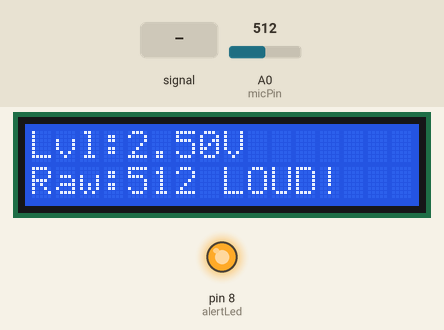
A sketch run on a simulated Arduino Uno, built with avr-gcc and run on an emulated ATmega328P. Shown: 16×2 character LCD, output pins drawn as LEDs (lit = HIGH). Dashed ring = blinking. Inputs (shaded band) come from the test bench; at power-on: A0 (micPin) = 512. What the sketch prints to the serial monitor is not drawn.

Above: at 2.2 s.
2.3 s: A0 (micPin) fed a 200 Hz sine of ±255 counts around its level
At 3.7 s:
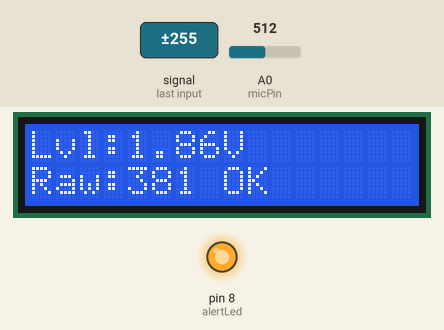
5.3 s: A0 (micPin) set to 390
At 6.3 s:
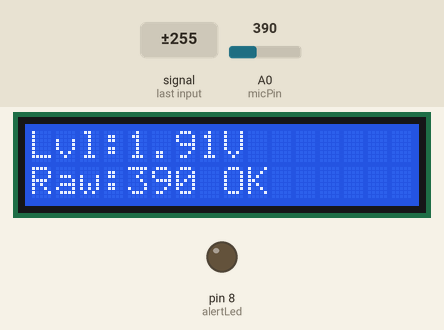
6.9 s: A0 (micPin) fed a 1000 Hz sine of ±255 counts around its level
At 7.0 s:
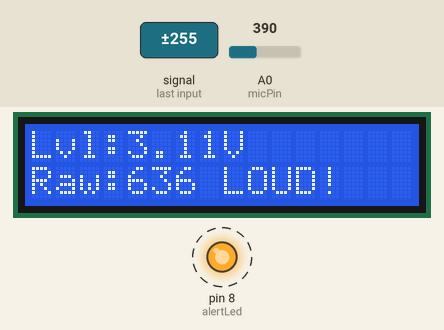
8.4 s: A0 (micPin) set to 410
At 9.5 s:
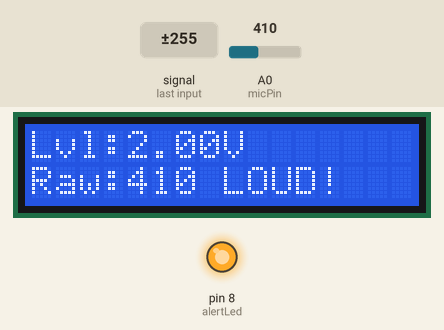
9.9 s: A0 (micPin) set to 511
At 10.6 s:
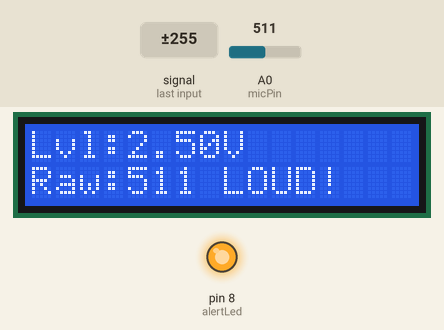
Timing chart, 0 to 12.4 s (numbered marks = the images above; inputs shaded):
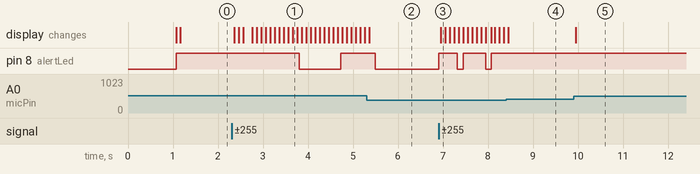

Measured:
- after the input at 2.3 s, pin 8 (alertLed): HIGH → LOW after 1.5 s, → HIGH 0.92 s later; the display: first changes after 0.06 s (image 1 shows a later state)
- after the input at 5.3 s, pin 8 (alertLed): HIGH → LOW after 0.19 s
- after the input at 6.9 s, pin 8 (alertLed): alternates HIGH for 0.45 s and LOW for 0.13 s, starting at once; the display: changes after 0.05 s (image 3)
- after the input at 8.4 s, pin 8 (alertLed): stops changing and stays HIGH
- after the input at 9.9 s, the display: changes after 0.05 s (image 5)

The sketch:

lab5.ino
```cpp
#include <Arduino.h>
#include <LiquidCrystal.h>

const int micPin = A0;

const int lcdRs = 12;
const int lcdE  = 11;
const int lcdD4 = 5;
const int lcdD5 = 4;
const int lcdD6 = 3;
const int lcdD7 = 2;
const int alertLed = 8;

LiquidCrystal lcd(lcdRs, lcdE, lcdD4, lcdD5, lcdD6, lcdD7);

const int soundThreshold = 400;

volatile bool  alertTriggered = false;  // set true by ISR when level > threshold
volatile int   isrSoundLevel  = 0;      // most recent raw ADC reading from ISR
volatile uint8_t isrTickCount = 0;      // increments every 10 ms tick

ISR(TIMER1_COMPA_vect) {
  isrSoundLevel = analogRead(micPin);   // read the mic
  isrTickCount++;                        // count ticks for the 100 ms update

  if (isrSoundLevel > soundThreshold) {
    alertTriggered = true;               // flag for loop() to handle the LED
  }
}

const unsigned long ledFlashDuration = 200;  // ms the LED stays on per alert
unsigned long ledOnTime = 0;    // when the LED was last turned on
bool ledFlashing = false;

void setup() {
  Serial.begin(9600);

  pinMode(alertLed, OUTPUT);
  digitalWrite(alertLed, LOW);

  lcd.begin(16, 2);
  lcd.print("Sound Monitor");
  lcd.setCursor(0, 1);
  lcd.print("Initialising...");
  delay(1000);
  lcd.clear();

  noInterrupts();               // disable all interrupts while we configure
  TCCR1A = 0;                   // normal mode
  TCCR1B = 0;
  TCNT1  = 0;                   // reset counter
  OCR1A  = 155;                 // compare match value (see formula above)
  TCCR1B |= (1 << WGM12);      // CTC mode (Clear Timer on Compare match)
  TCCR1B |= (1 << CS12) | (1 << CS10);  // prescaler = 1024
  TIMSK1 |= (1 << OCIE1A);     // enable Timer1 compare interrupt
  interrupts();                 // re-enable interrupts

  Serial.println("STATE=READY");
}

void loop() {

  noInterrupts();
  int   soundLevel = isrSoundLevel;
  uint8_t ticks   = isrTickCount;
  interrupts();

  if (ticks >= 10) {
    noInterrupts();
    isrTickCount = 0;           // reset tick counter inside interrupt guard
    interrupts();

    float soundVolt = soundLevel * 5.0 / 1023.0;

    // ---- LCD Row 0: voltage ----
    lcd.setCursor(0, 0);
    lcd.print("Lvl:");
    lcd.print(soundVolt, 2);
    lcd.print("V       ");      // trailing spaces overwrite old characters

    // ---- LCD Row 1: raw value + status ----
    lcd.setCursor(0, 1);
    lcd.print("Raw:");
    lcd.print(soundLevel);
    lcd.print(soundLevel > soundThreshold ? " LOUD!  " : " OK     ");

    // ---- UART to Python GUI ----
    // Format: level=<raw>,volt=<V>,status=<OK|LOUD>
    Serial.print("level=");
    Serial.print(soundLevel);
    Serial.print(",volt=");
    Serial.print(soundVolt, 2);
    Serial.print(",status=");
    Serial.println(soundLevel > soundThreshold ? "LOUD" : "OK");
  }

  if (alertTriggered) {
    alertTriggered = false;       // clear flag
    digitalWrite(alertLed, HIGH); // turn LED on
    ledOnTime   = millis();       // record the start time
    ledFlashing = true;
  }

  if (ledFlashing && (millis() - ledOnTime >= ledFlashDuration)) {
    digitalWrite(alertLed, LOW);
    ledFlashing = false;
  }

}
```
